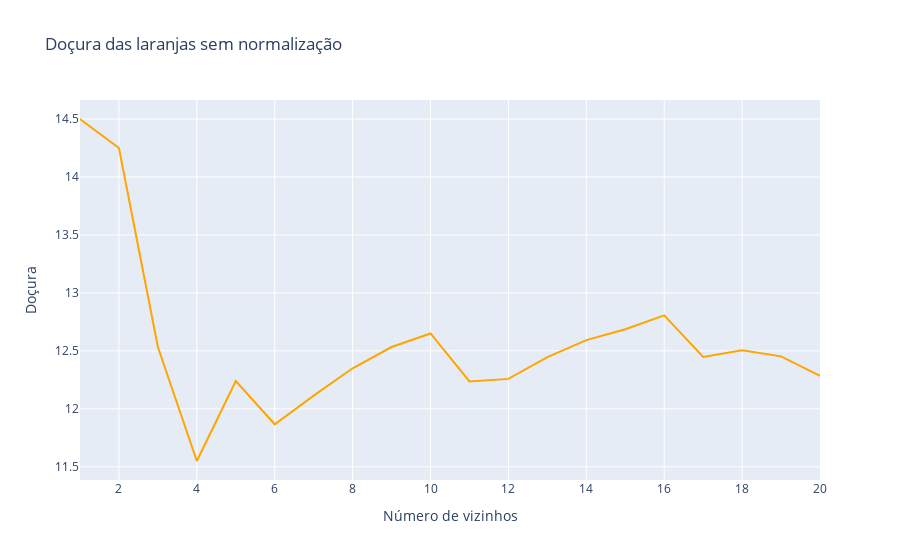

The notebook cell saved with this chart:
### Code cell
fig = px.line(x=NUM_VIZINHOS, y=lista_previsões, title="Doçura das laranjas sem normalização", labels={"x": "Número de vizinhos", "y": "Doçura"})
fig.update_traces(line_color="orange")
fig.show()

### Figure 1 — Plotly figure (JSON) as saved in the notebook; plotly's stock layout.template omitted (floating-point values rounded to 4 significant figures)
{"data": [{"hovertemplate": "Número de vizinhos=%{x}<br>Doçura=%{y}<extra></extra>", "legendgroup": "", "line": {"color": "orange", "dash": "solid"}, "marker": {"symbol": "circle"}, "mode": "lines", "name": "", "orientation": "v", "showlegend": false, "type": "scatter", "x": [1, 2, 3, 4, 5, 6, 7, 8, 9, 10, 11, 12, 13, 14, 15, 16, 17, 18, 19, 20], "xaxis": "x", "y": [14.5, 14.25, 12.53, 11.55, 12.24, 11.87, 12.11, 12.35, 12.53, 12.65, 12.24, 12.26, 12.45, 12.59, 12.69, 12.81, 12.45, 12.51, 12.45, 12.29], "yaxis": "y"}], "layout": {"legend": {"tracegroupgap": 0}, "title": {"text": "Doçura das laranjas sem normalização"}, "xaxis": {"anchor": "y", "domain": [0, 1], "title": {"text": "Número de vizinhos"}}, "yaxis": {"anchor": "x", "domain": [0, 1], "title": {"text": "Doçura"}}}}
